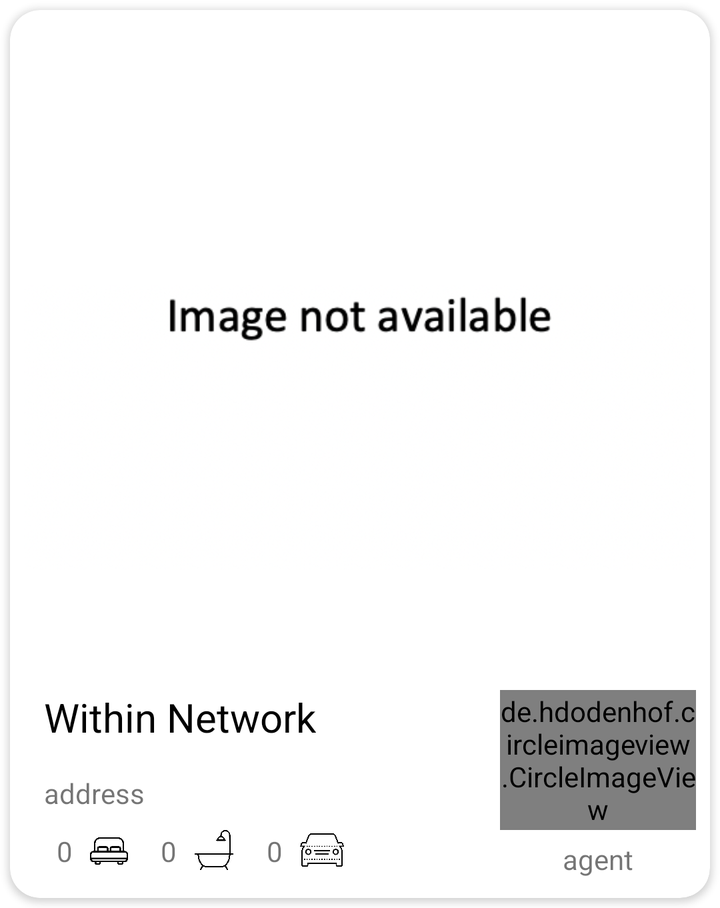
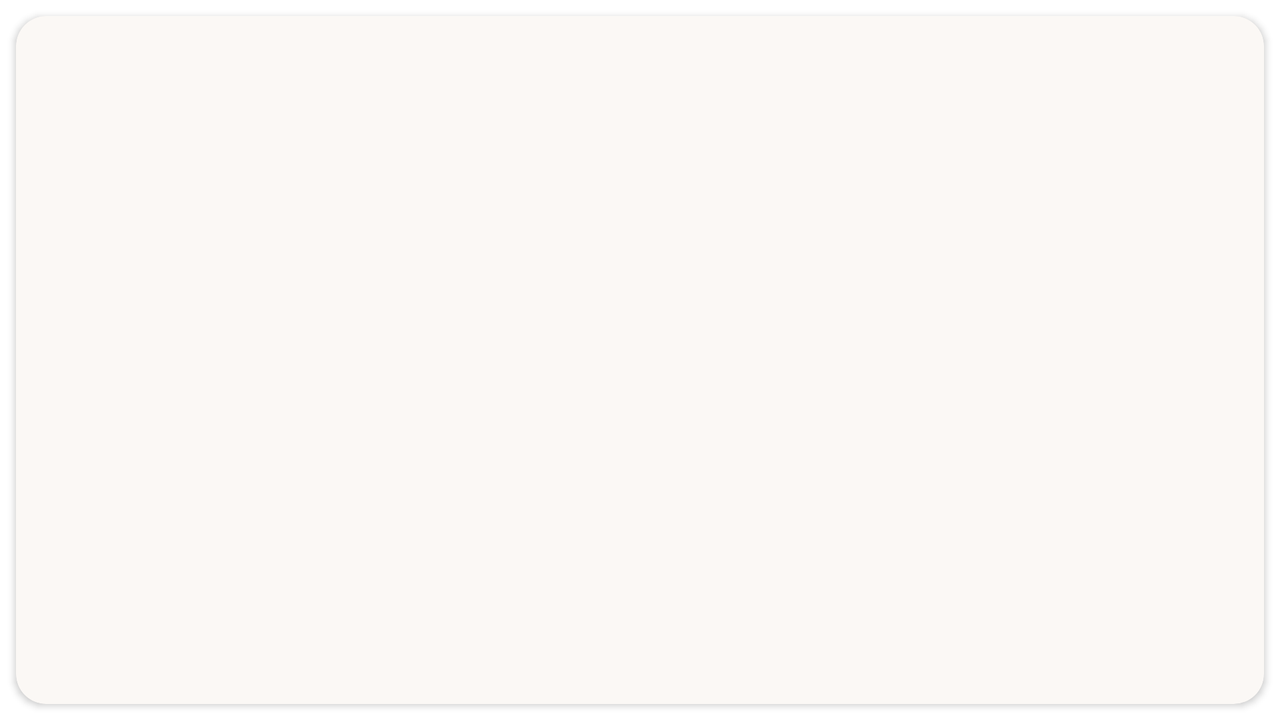

An Android layout and its configuration variant, each rendered on a device that would load it. The default file and the variant file are quoted in full after the pictures.
<!-- AndroidManifest.xml: application theme Theme.PropertyApp -->
<!-- res/layout/card.xml -->
<?xml version="1.0" encoding="utf-8"?>
<androidx.cardview.widget.CardView
    xmlns:android="http://schemas.android.com/apk/res/android"
    xmlns:app="http://schemas.android.com/apk/res-auto"
    xmlns:card_view="http://schemas.android.com/apk/res-auto"
    xmlns:tools="http://schemas.android.com/tools"
    android:layout_width="match_parent"
    android:layout_height="wrap_content"
    android:layout_margin="5dp"
    card_view:cardElevation="2dp"
    card_view:cardCornerRadius="15dp">

    <androidx.constraintlayout.widget.ConstraintLayout
        android:layout_width="match_parent"
        android:layout_height="wrap_content"
        android:layout_marginBottom="10dp">

        <TextView
            android:id="@+id/bed_count"
            android:layout_width="21dp"
            android:layout_height="19dp"
            android:layout_marginVertical="10dp"
            android:gravity="center"
            android:textAlignment="gravity"
            android:text="0"
            app:layout_constraintStart_toStartOf="@+id/address"
            app:layout_constraintTop_toBottomOf="@+id/address" />

        <TextView
            android:id="@+id/car_park_count"
            android:layout_width="21dp"
            android:layout_height="19dp"
            android:layout_marginStart="10dp"
            android:text="0"
            android:gravity="center"
            android:textAlignment="gravity"
            app:layout_constraintStart_toEndOf="@+id/imageView2"
            app:layout_constraintTop_toTopOf="@+id/bed_count" />

        <androidx.constraintlayout.widget.Guideline
            android:id="@+id/guideline_left"
            android:layout_width="wrap_content"
            android:layout_height="wrap_content"
            android:orientation="vertical"
            app:layout_constraintGuide_percent="0.02" />

        <androidx.constraintlayout.widget.Guideline
            android:id="@+id/guideline_right"
            android:layout_width="wrap_content"
            android:layout_height="wrap_content"
            android:orientation="vertical"
            app:layout_constraintGuide_percent="0.98" />

        <androidx.constraintlayout.widget.Guideline
            android:id="@+id/guideline_vertical"
            android:layout_width="wrap_content"
            android:layout_height="wrap_content"
            android:orientation="vertical"
            app:layout_constraintGuide_percent="0.7" />

        <ImageView
            android:id="@+id/property_image"
            android:layout_width="0dp"
            android:layout_height="300dp"
            android:layout_marginTop="10dp"
            android:src="@drawable/image_not_available"
            app:layout_constraintEnd_toStartOf="@+id/guideline_right"
            app:layout_constraintStart_toStartOf="@+id/guideline_left"
            app:layout_constraintTop_toTopOf="parent" />

        <de.hdodenhof.circleimageview.CircleImageView
            android:id="@+id/profile_image"
            android:layout_width="0dp"
            android:layout_height="70dp"
            android:layout_marginTop="30dp"
            android:src="@drawable/image_not_available"
            app:civ_border_color="#FF000000"
            app:civ_border_width="1dp"
            app:layout_constraintEnd_toStartOf="@+id/guideline_right"
            app:layout_constraintStart_toStartOf="@+id/guideline_vertical"
            app:layout_constraintTop_toBottomOf="@+id/property_image" />

        <TextView
            android:id="@+id/agent_name"
            android:layout_width="wrap_content"
            android:layout_height="wrap_content"
            android:layout_marginTop="5dp"
            android:inputType="textMultiLine"
            android:text="agent"
            app:layout_constraintEnd_toStartOf="@+id/guideline_right"
            app:layout_constraintStart_toStartOf="@+id/guideline_vertical"
            app:layout_constraintTop_toBottomOf="@+id/profile_image" />

        <TextView
            android:id="@+id/within_network"
            android:layout_width="wrap_content"
            android:layout_height="wrap_content"
            android:layout_marginLeft="10dp"
            android:text="Within Network"
            android:textColor="@color/black"
            android:textSize="20sp"
            app:layout_constraintStart_toStartOf="@+id/guideline_left"
            app:layout_constraintTop_toTopOf="@+id/profile_image" />

        <TextView
            android:id="@+id/address"
            android:layout_width="0dp"
            android:layout_height="wrap_content"
            android:layout_marginTop="15dp"
            android:inputType="textMultiLine"
            android:paddingRight="20dp"
            android:text="address"
            app:layout_constraintEnd_toStartOf="@+id/guideline_vertical"
            app:layout_constraintStart_toStartOf="@+id/within_network"
            app:layout_constraintTop_toBottomOf="@+id/within_network" />

        <TextView
            android:id="@+id/bath_count"
            android:layout_width="21dp"
            android:layout_height="19dp"
            android:layout_marginStart="10dp"
            android:text="0"
            android:gravity="center"
            android:textAlignment="gravity"
            app:layout_constraintStart_toEndOf="@+id/imageView3"
            app:layout_constraintTop_toTopOf="@+id/bed_count" />

        <ImageView
            android:id="@+id/imageView2"
            android:layout_width="20dp"
            android:layout_height="20dp"
            android:layout_marginStart="2dp"
            app:layout_constraintBottom_toBottomOf="@+id/bed_count"
            app:layout_constraintStart_toEndOf="@+id/bath_count"
            app:layout_constraintTop_toTopOf="@+id/bed_count"
            app:layout_constraintVertical_bias="1.0"
            app:srcCompat="@drawable/bath" />

        <ImageView
            android:id="@+id/imageView3"
            android:layout_width="19dp"
            android:layout_height="19dp"
            android:layout_marginStart="2dp"
            app:layout_constraintBottom_toBottomOf="@+id/bed_count"
            app:layout_constraintStart_toEndOf="@+id/bed_count"
            app:layout_constraintTop_toTopOf="@+id/bed_count"
            app:layout_constraintVertical_bias="0.0"
            app:srcCompat="@drawable/bed" />

        <ImageView
            android:id="@+id/imageView4"
            android:layout_width="22dp"
            android:layout_height="20dp"
            android:layout_marginStart="2dp"
            app:layout_constraintBottom_toBottomOf="@+id/bed_count"
            app:layout_constraintStart_toEndOf="@+id/car_park_count"
            app:layout_constraintTop_toTopOf="@+id/bed_count"
            app:layout_constraintVertical_bias="1.0"
            app:srcCompat="@drawable/car" />


    </androidx.constraintlayout.widget.ConstraintLayout>
</androidx.cardview.widget.CardView>
<!-- resources referenced by this layout -->
<resources>
  <color name="black">#FF000000</color>
  <!-- drawable bath: png bitmap (drawable-v24, 36005 bytes) -->
  <!-- drawable bed: png bitmap (drawable-v24, 9998 bytes) -->
  <!-- drawable car: png bitmap (drawable-v24, 14915 bytes) -->
  <!-- drawable image_not_available: png bitmap (drawable-v24, 32641 bytes) -->
  <style name="Theme.PropertyApp" parent="Theme.MaterialComponents.DayNight.DarkActionBar">
          
          <item name="colorPrimary">@color/purple_500</item>
          <item name="colorPrimaryVariant">@color/purple_700</item>
          <item name="colorOnPrimary">@color/white</item>
          
          <item name="colorSecondary">@color/teal_200</item>
          <item name="colorSecondaryVariant">@color/teal_700</item>
          <item name="colorOnSecondary">@color/black</item>
          
          <item name="android:statusBarColor" tools:targetApi="l">?attr/colorPrimaryVariant</item>
          
      </style>
  <color name="purple_500">#006064</color>
  <color name="purple_700">#FF3700B3</color>
  <color name="white">#FFFFFFFF</color>
  <color name="teal_200">#FF03DAC5</color>
  <color name="teal_700">#FF018786</color>
</resources>
<!-- res/layout-land/card.xml (the repository's variant of the layout above) -->
<!-- drawn on the phone turned sideways -->
<?xml version="1.0" encoding="utf-8"?>
<androidx.cardview.widget.CardView
    xmlns:android="http://schemas.android.com/apk/res/android"
    xmlns:app="http://schemas.android.com/apk/res-auto"
    xmlns:card_view="http://schemas.android.com/apk/res-auto"
    xmlns:tools="http://schemas.android.com/tools"
    android:layout_width="match_parent"
    android:layout_height="wrap_content"
    android:layout_margin="8dp"
    card_view:cardElevation="2dp"
    app:cardBackgroundColor="@color/cardBackgroundColor"
    card_view:cardCornerRadius="15dp">

    <androidx.constraintlayout.widget.ConstraintLayout
        android:layout_width="match_parent"
        android:layout_height="wrap_content"
        android:layout_marginBottom="10dp">

        <TextView
            android:id="@+id/bed_count"
            android:layout_width="21dp"
            android:layout_height="19dp"
            android:layout_marginVertical="10dp"
            android:gravity="center"
            android:textAlignment="gravity"
            android:text="0"
            app:layout_constraintStart_toStartOf="@+id/address"
            app:layout_constraintTop_toBottomOf="@+id/address" />

        <TextView
            android:id="@+id/car_park_count"
            android:layout_width="21dp"
            android:layout_height="19dp"
            android:layout_marginStart="10dp"
            android:text="0"
            android:gravity="center"
            android:textAlignment="gravity"
            app:layout_constraintStart_toEndOf="@+id/imageView2"
            app:layout_constraintTop_toTopOf="@+id/bed_count" />

        <androidx.constraintlayout.widget.Guideline
            android:id="@+id/guideline_left"
            android:layout_width="wrap_content"
            android:layout_height="wrap_content"
            android:orientation="vertical"
            app:layout_constraintGuide_percent="0.1" />

        <androidx.constraintlayout.widget.Guideline
            android:id="@+id/guideline_right"
            android:layout_width="wrap_content"
            android:layout_height="wrap_content"
            android:orientation="vertical"
            app:layout_constraintGuide_percent="0.9" />

        <androidx.constraintlayout.widget.Guideline
            android:id="@+id/guideline_vertical"
            android:layout_width="wrap_content"
            android:layout_height="wrap_content"
            android:orientation="vertical"
            app:layout_constraintGuide_percent="0.7" />

        

        <androidx.viewpager.widget.ViewPager
            android:id="@+id/property_image"
            android:layout_width="0dp"
            android:layout_height="300dp"
            android:layout_marginTop="16dp"
            android:src="@drawable/image_not_available"
            app:layout_constraintEnd_toStartOf="@+id/guideline_right"
            app:layout_constraintHorizontal_bias="0.0"
            app:layout_constraintStart_toStartOf="@+id/guideline_left"
            app:layout_constraintTop_toTopOf="parent" />

        <de.hdodenhof.circleimageview.CircleImageView
            android:id="@+id/profile_image"
            android:layout_width="0dp"
            android:layout_height="70dp"
            android:layout_marginTop="30dp"
            android:src="@drawable/image_not_available"
            app:civ_border_color="#FF000000"
            app:civ_border_width="1dp"
            app:layout_constraintEnd_toStartOf="@+id/guideline_right"
            app:layout_constraintStart_toStartOf="@+id/guideline_vertical"
            app:layout_constraintTop_toBottomOf="@+id/property_image" />

        <TextView
            android:id="@+id/agent_name"
            android:layout_width="wrap_content"
            android:layout_height="wrap_content"
            android:layout_marginTop="5dp"
            android:inputType="textMultiLine"
            android:text="agent"
            app:layout_constraintEnd_toStartOf="@+id/guideline_right"
            app:layout_constraintStart_toStartOf="@+id/guideline_vertical"
            app:layout_constraintTop_toBottomOf="@+id/profile_image" />

        <TextView
            android:id="@+id/within_network"
            android:layout_width="wrap_content"
            android:layout_height="wrap_content"
            android:layout_marginLeft="10dp"
            android:text="Within Network"
            android:textColor="@color/black"
            android:textSize="20sp"
            app:layout_constraintStart_toStartOf="@+id/guideline_left"
            app:layout_constraintTop_toTopOf="@+id/profile_image" />

        <TextView
            android:id="@+id/address"
            android:layout_width="0dp"
            android:layout_height="wrap_content"
            android:layout_marginTop="15dp"
            android:inputType="textMultiLine"
            android:paddingRight="20dp"
            android:text="address"
            app:layout_constraintEnd_toStartOf="@+id/guideline_vertical"
            app:layout_constraintStart_toStartOf="@+id/within_network"
            app:layout_constraintTop_toBottomOf="@+id/within_network" />

        <TextView
            android:id="@+id/bath_count"
            android:layout_width="21dp"
            android:layout_height="19dp"
            android:layout_marginStart="10dp"
            android:text="0"
            android:gravity="center"
            android:textAlignment="gravity"
            app:layout_constraintStart_toEndOf="@+id/imageView3"
            app:layout_constraintTop_toTopOf="@+id/bed_count" />

        <ImageView
            android:id="@+id/imageView2"
            android:layout_width="20dp"
            android:layout_height="20dp"
            android:layout_marginStart="2dp"
            app:layout_constraintBottom_toBottomOf="@+id/bed_count"
            app:layout_constraintStart_toEndOf="@+id/bath_count"
            app:layout_constraintTop_toTopOf="@+id/bed_count"
            app:layout_constraintVertical_bias="1.0"
            app:srcCompat="@drawable/bath" />

        <ImageView
            android:id="@+id/imageView3"
            android:layout_width="19dp"
            android:layout_height="19dp"
            android:layout_marginStart="2dp"
            app:layout_constraintBottom_toBottomOf="@+id/bed_count"
            app:layout_constraintStart_toEndOf="@+id/bed_count"
            app:layout_constraintTop_toTopOf="@+id/bed_count"
            app:layout_constraintVertical_bias="0.0"
            app:srcCompat="@drawable/bed" />

        <ImageView
            android:id="@+id/imageView4"
            android:layout_width="22dp"
            android:layout_height="20dp"
            android:layout_marginStart="2dp"
            app:layout_constraintBottom_toBottomOf="@+id/bed_count"
            app:layout_constraintStart_toEndOf="@+id/car_park_count"
            app:layout_constraintTop_toTopOf="@+id/bed_count"
            app:layout_constraintVertical_bias="1.0"
            app:srcCompat="@drawable/car" />


    </androidx.constraintlayout.widget.ConstraintLayout>
</androidx.cardview.widget.CardView>
<!-- resources referenced by the variant -->
<!-- as the phone turned sideways resolves them -->
<resources>
  <color name="black">#FF000000</color>
  <color name="cardBackgroundColor">#FBF8F5</color>
  <!-- drawable bath: png bitmap (drawable-v24, 36005 bytes) -->
  <!-- drawable bed: png bitmap (drawable-v24, 9998 bytes) -->
  <!-- drawable car: png bitmap (drawable-v24, 14915 bytes) -->
  <!-- drawable image_not_available: png bitmap (drawable-v24, 32641 bytes) -->
  <style name="Theme.PropertyApp" parent="Theme.MaterialComponents.DayNight.DarkActionBar">
          
          <item name="colorPrimary">@color/purple_500</item>
          <item name="colorPrimaryVariant">@color/purple_700</item>
          <item name="colorOnPrimary">@color/white</item>
          
          <item name="colorSecondary">@color/teal_200</item>
          <item name="colorSecondaryVariant">@color/teal_700</item>
          <item name="colorOnSecondary">@color/black</item>
          
          <item name="android:statusBarColor" tools:targetApi="l">?attr/colorPrimaryVariant</item>
          
      </style>
  <color name="purple_500">#006064</color>
  <color name="purple_700">#FF3700B3</color>
  <color name="white">#FFFFFFFF</color>
  <color name="teal_200">#FF03DAC5</color>
  <color name="teal_700">#FF018786</color>
</resources>
